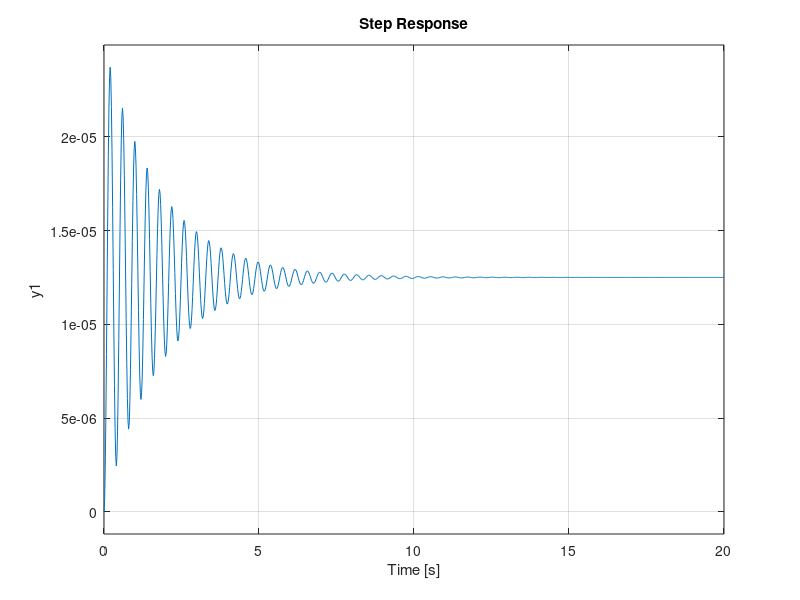

Write the MATLAB code that produced this figure.
% Rio Agustian Gilang Fernando 4211420004
% UAS Analisis Sistem Fisis 2022

% kode berikut memberikan keluaran plot dari fungsi alih yang diberikan
% sistem yang ditinjau pada kode ini adalah pegas-piston
clc; clf; clear all;

m = 320;
f = 350;
k = 8e4;
num = [1];
den = [m f k];
TF = tf(num, den)
step(TF);